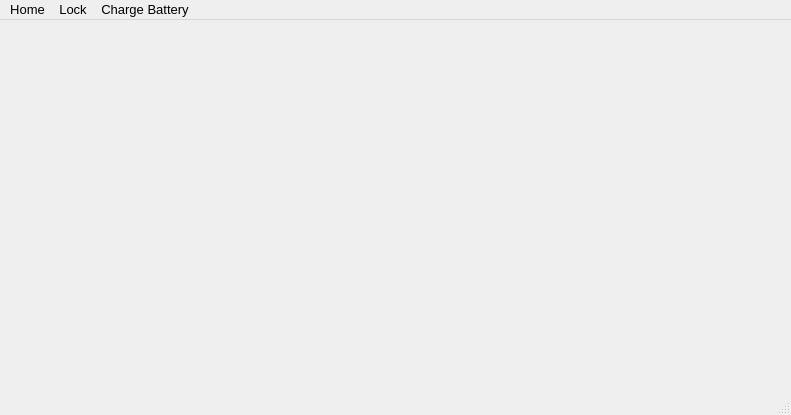
<?xml version="1.0" encoding="UTF-8"?>
<ui version="4.0">
 <class>mainWindow</class>
 <widget class="QMainWindow" name="mainWindow">
  <property name="geometry">
   <rect>
    <x>0</x>
    <y>0</y>
    <width>791</width>
    <height>415</height>
   </rect>
  </property>
  <property name="windowTitle">
   <string>mainWindow</string>
  </property>
  <widget class="QWidget" name="centralwidget">
   <property name="minimumSize">
    <size>
     <width>791</width>
     <height>0</height>
    </size>
   </property>
   <layout class="QGridLayout" name="gridLayout">
    <item row="0" column="0">
     <widget class="QStackedWidget" name="stackedPages">
      <widget class="LockPage" name="pageLock"/>
      <widget class="HomePage" name="pageHome"/>
      <widget class="QWidget" name="pageStatus">
       <property name="enabled">
        <bool>false</bool>
       </property>
      </widget>
      <widget class="BolusPage" name="pageBolus"/>
      <widget class="ProfileListPage" name="pageProfileList"/>
      <widget class="ProfileEditorPage" name="pageProfileEditor"/>
      <widget class="HistoryLogPage" name="pageHistory"/>
      <widget class="SettingsPage" name="pageSettings"/>
      <widget class="GraphPage" name="pageGraph"/>
      <widget class="QWidget" name="pagePumpInfo"/>
      <widget class="ControlIQPage" name="pageControlIQ"/>
     </widget>
    </item>
   </layout>
  </widget>
  <widget class="QMenuBar" name="menubar">
   <property name="geometry">
    <rect>
     <x>0</x>
     <y>0</y>
     <width>791</width>
     <height>22</height>
    </rect>
   </property>
   <property name="font">
    <font>
     <pointsize>10</pointsize>
    </font>
   </property>
   <widget class="QMenu" name="menuLock">
    <property name="title">
     <string>Lock</string>
    </property>
   </widget>
   <widget class="QMenu" name="menuHome">
    <property name="title">
     <string>Home</string>
    </property>
   </widget>
   <widget class="QMenu" name="menuCharge_Battery">
    <property name="title">
     <string>Charge Battery</string>
    </property>
   </widget>
   <addaction name="menuHome"/>
   <addaction name="menuLock"/>
   <addaction name="menuCharge_Battery"/>
  </widget>
  <widget class="QStatusBar" name="statusbar">
   <property name="font">
    <font>
     <pointsize>10</pointsize>
    </font>
   </property>
  </widget>
 </widget>
 <customwidgets>
  <customwidget>
   <class>LockPage</class>
   <extends>QWidget</extends>
   <header>LockPage.h</header>
   <container>1</container>
  </customwidget>
  <customwidget>
   <class>HomePage</class>
   <extends>QWidget</extends>
   <header>HomePage.h</header>
   <container>1</container>
  </customwidget>
  <customwidget>
   <class>BolusPage</class>
   <extends>QWidget</extends>
   <header>BolusPage.h</header>
   <container>1</container>
  </customwidget>
  <customwidget>
   <class>ProfileListPage</class>
   <extends>QWidget</extends>
   <header>ProfileListPage.h</header>
   <container>1</container>
  </customwidget>
  <customwidget>
   <class>ProfileEditorPage</class>
   <extends>QWidget</extends>
   <header>ProfileEditorPage.h</header>
   <container>1</container>
  </customwidget>
  <customwidget>
   <class>HistoryLogPage</class>
   <extends>QWidget</extends>
   <header>HistoryLogPage.h</header>
   <container>1</container>
  </customwidget>
  <customwidget>
   <class>SettingsPage</class>
   <extends>QWidget</extends>
   <header>SettingsPage.h</header>
   <container>1</container>
  </customwidget>
  <customwidget>
   <class>GraphPage</class>
   <extends>QWidget</extends>
   <header>GraphPage.h</header>
   <container>1</container>
  </customwidget>
  <customwidget>
   <class>ControlIQPage</class>
   <extends>QWidget</extends>
   <header>ControlIQPage.h</header>
   <container>1</container>
  </customwidget>
 </customwidgets>
 <resources/>
 <connections/>
</ui>
